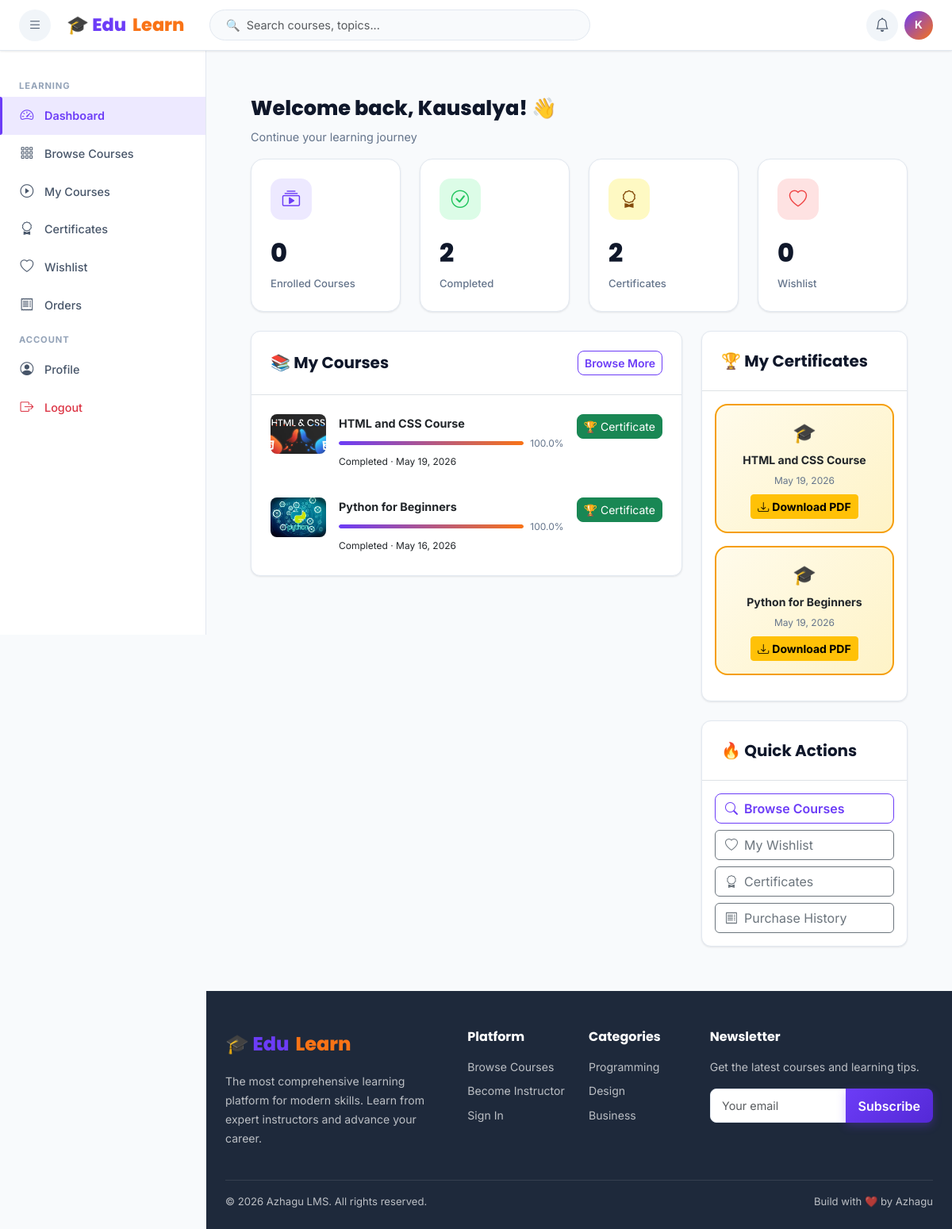
Page /dashboard/ (signed in) on the committed database.
### accounts/models.py (models this page shows, shortened)
class CustomUser(AbstractUser):
    ROLE_CHOICES = [('student','Student'),('instructor','Instructor'),('admin','Admin')]
    role = models.CharField(max_length=20, choices=ROLE_CHOICES, default='student')
    bio = models.TextField(blank=True)
    avatar = models.ImageField(upload_to='avatars/', blank=True, null=True)
    phone = models.CharField(max_length=20, blank=True)
    website = models.URLField(blank=True)
    linkedin = models.URLField(blank=True)
    is_email_verified = models.BooleanField(default=False)
    created_at = models.DateTimeField(auto_now_add=True)
    updated_at = models.DateTimeField(auto_now=True)
    def is_student(self): return self.role == 'student'
    def is_instructor(self): return self.role == 'instructor'
    def is_admin_user(self): return self.role == 'admin' or self.is_staff

### enrollments/models.py (models this page shows, shortened)
class Enrollment(models.Model):
    STATUS = [('active','Active'),('completed','Completed'),('dropped','Dropped')]
    user = models.ForeignKey(settings.AUTH_USER_MODEL, on_delete=models.CASCADE, related_name='enrollments')
    course = models.ForeignKey(Course, on_delete=models.CASCADE, related_name='enrollments')
    status = models.CharField(max_length=20, choices=STATUS, default='active')
    progress = models.FloatField(default=0.0)
    enrolled_at = models.DateTimeField(auto_now_add=True)
    completed_at = models.DateTimeField(null=True, blank=True)
    last_accessed = models.DateTimeField(auto_now=True)
    last_lesson = models.ForeignKey(Lesson, null=True, blank=True, on_delete=models.SET_NULL, related_name='+')
    class Meta:
        unique_together = ['user','course']
        ordering = ['-enrolled_at']

### courses/models.py (models this page shows, shortened)
class Course(models.Model):
    LEVEL_CHOICES = [('beginner','Beginner'),('intermediate','Intermediate'),('advanced','Advanced'),('all','All Levels')]
    STATUS_CHOICES = [('draft','Draft'),('pending','Pending Review'),('published','Published'),('rejected','Rejected')]
    PRICE_TYPE = [('free','Free'),('paid','Paid')]
    title = models.CharField(max_length=200)
    slug = models.SlugField(unique=True, blank=True)
    instructor = models.ForeignKey(settings.AUTH_USER_MODEL, on_delete=models.CASCADE, related_name='courses_taught')
    category = models.ForeignKey(Category, on_delete=models.SET_NULL, null=True, related_name='courses')
    description = models.TextField()
    short_description = models.CharField(max_length=300, blank=True)
    thumbnail = models.ImageField(upload_to='course_thumbnails/', blank=True, null=True)
    preview_video = models.FileField(upload_to='course_previews/', blank=True, null=True)
    level = models.CharField(max_length=20, choices=LEVEL_CHOICES, default='all')
    language = models.CharField(max_length=50, default='English')
    price_type = models.CharField(max_length=10, choices=PRICE_TYPE, default='free')
    price = models.DecimalField(max_digits=10, decimal_places=2, default=0.00)
    discount_price = models.DecimalField(max_digits=10, decimal_places=2, null=True, blank=True)
    status = models.CharField(max_length=20, choices=STATUS_CHOICES, default='draft')
    requirements = models.TextField(blank=True)
    what_you_learn = models.TextField(blank=True)
    tags = models.CharField(max_length=300, blank=True)
    total_duration = models.PositiveIntegerField(default=0, help_text='In minutes')
    total_lessons = models.PositiveIntegerField(default=0)
    total_enrolled = models.PositiveIntegerField(default=0)
    avg_rating = models.FloatField(default=0.0)
    total_ratings = models.PositiveIntegerField(default=0)
    is_featured = models.BooleanField(default=False)
    certificate_available = models.BooleanField(default=True)
    created_at = models.DateTimeField(auto_now_add=True)
    updated_at = models.DateTimeField(auto_now=True)
    published_at = models.DateTimeField(null=True, blank=True)
    class Meta:
        ordering = ['-created_at']

### certificates/models.py (models this page shows, shortened)
class Certificate(models.Model):
    certificate_id = models.UUIDField(default=uuid.uuid4, unique=True, editable=False)
    user = models.ForeignKey(settings.AUTH_USER_MODEL, on_delete=models.CASCADE, related_name='certificates')
    course = models.ForeignKey(Course, on_delete=models.CASCADE, related_name='certificates')
    enrollment = models.ForeignKey('enrollments.Enrollment', on_delete=models.SET_NULL, null=True, blank=True)
    issued_at = models.DateTimeField(auto_now_add=True)
    is_valid = models.BooleanField(default=True)
    class Meta:
        unique_together = ['user','course']
        ordering = ['-issued_at']

### dashboard/views.py (the view)
# urls.py: path('', views.index, name='index'),
@login_required
def index(request):
    user = request.user
    if user.is_admin_user():
        return admin_dashboard(request)
    elif user.is_instructor():
        return instructor_dashboard(request)
    else:
        return student_dashboard(request)

### lms_project/context_processors.py (called while the page is built)
def notifications(request):
    context = {'notifications': [], 'unread_count': 0}
    if request.user.is_authenticated:
        try:
            from courses.models import Notification
            notifs = Notification.objects.filter(user=request.user).order_by('-created_at')[:10]
            context['notifications'] = notifs
            context['unread_count'] = notifs.filter(is_read=False).count()
        except Exception:
            pass
    return context

### templates/dashboard/student.html (shortened to what this page needs)
{% extends 'base.html' %}
{% block content %}
<div class="container-fluid px-4 py-4">
  <div class="dashboard-header">
    <h1 class="page-title">Welcome back, {{ user.first_name|default:user.username }}! 👋</h1>
    <p class="page-subtitle">Continue your learning journey</p>
  </div>
  <div class="row g-4 mb-4">
    <div class="col-sm-6 col-xl-3">
      <div class="card-stat">
        <div class="stat-icon" style="background:#ede9ff;color:var(--primary);"><i class="bi bi-collection-play"></i></div>
        <div class="stat-value">{{ active_enrollments.count }}</div>
        <div class="stat-label">Enrolled Courses</div>
      </div>
    </div>
    <div class="col-sm-6 col-xl-3">
      <div class="card-stat">
        <div class="stat-icon" style="background:#dcfce7;color:var(--success);"><i class="bi bi-check-circle"></i></div>
        <div class="stat-value">{{ completed_enrollments.count }}</div>
        <div class="stat-label">Completed</div>
      </div>
    </div>
    <div class="col-sm-6 col-xl-3">
      <div class="card-stat">
        <div class="stat-icon" style="background:#fef9c3;color:#854d0e;"><i class="bi bi-award"></i></div>
        <div class="stat-value">{{ certificates.count }}</div>
        <div class="stat-label">Certificates</div>
      </div>
    </div>
    <div class="col-sm-6 col-xl-3">
      <div class="card-stat">
        <div class="stat-icon" style="background:#fee2e2;color:var(--danger);"><i class="bi bi-heart"></i></div>
        <div class="stat-value">{{ wishlist_count }}</div>
        <div class="stat-label">Wishlist</div>
      </div>
    </div>
  </div>
  <div class="row g-4">
    <div class="col-lg-8">
      <div class="card">
        <div class="p-4 border-bottom d-flex align-items-center justify-content-between">
          <h5 class="fw-bold mb-0">📚 My Courses</h5>
          <a href="/courses/" class="btn btn-outline-primary btn-sm">Browse More</a>
        </div>
        {% if enrollments %}
        <div class="p-2">
          {% for enrollment in enrollments %}
          <div class="d-flex gap-3 p-3 rounded mb-1" style="transition:.2s;" onmouseover="this.style.background='var(--gray-50)'" onmouseout="this.style.background='transparent'">
            <div style="width:70px;height:50px;border-radius:8px;overflow:hidden;flex-shrink:0;">
              {% if enrollment.course.thumbnail %}
              <img src="{{ enrollment.course.thumbnail.url }}" style="width:100%;height:100%;object-fit:cover;">
              {% else %}
              <div style="width:100%;height:100%;background:var(--primary-light);display:flex;align-items:center;justify-content:center;font-size:1.5rem;">📚</div>
              {% endif %}
            </div>
            <div class="flex-grow-1">
              <div class="fw-bold mb-1" style="font-size:.9rem;">
                <a href="/courses/{{ enrollment.course.slug }}/" class="text-decoration-none" style="color:inherit;">{{ enrollment.course.title }}</a>
              </div>
              <div class="d-flex align-items-center gap-2 mb-1">
                <div class="progress flex-grow-1" style="height:5px;">
                  <div class="progress-bar" style="width:{{ enrollment.progress }}%"></div>
                </div>
                <span style="font-size:.75rem;color:var(--gray-600);white-space:nowrap;">{{ enrollment.progress }}%</span>
              </div>
              <div style="font-size:.75rem;color:var(--gray-500);">{{ enrollment.get_status_display }} · {{ enrollment.enrolled_at|date:"M d, Y" }}</div>
            </div>
            <div class="flex-shrink-0">
              {% if enrollment.status == 'completed' %}
              <a href="/certificates/" class="btn btn-sm btn-success" style="border-radius:8px;">🏆 Certificate</a>
              {% elif enrollment.last_lesson %}
              <a href="/enrollments/learn/{{ enrollment.course.slug }}/{{ enrollment.last_lesson.id }}/" class="btn btn-sm btn-primary" style="border-radius:8px;">Continue</a>
              {% else %}
              <a href="/courses/{{ enrollment.course.slug }}/" class="btn btn-sm btn-outline-primary" style="border-radius:8px;">Start</a>
              {% endif %}
            </div>
          </div>
          {% endfor %}
        </div>
        {% endif %}
      </div>
    </div>
    <div class="col-lg-4">
      {% if certificates %}
      <div class="card mb-4">
        <div class="p-4 border-bottom"><h5 class="fw-bold mb-0">🏆 My Certificates</h5></div>
        <div class="p-3">
          {% for cert in certificates %}
          <div class="cert-card mb-3" style="padding:1rem;">
            <div style="font-size:1.5rem;">🎓</div>
            <div class="fw-bold mt-1 mb-1" style="font-size:.88rem;">{{ cert.course.title|truncatewords:5 }}</div>
            <div style="font-size:.75rem;color:var(--gray-600);">{{ cert.issued_at|date:"M d, Y" }}</div>
            <a href="/certificates/{{ cert.certificate_id }}/download/" class="btn btn-warning btn-sm mt-2 fw-bold">
              <i class="bi bi-download me-1"></i>Download PDF
            </a>
          </div>
          {% endfor %}
        </div>
      </div>
      {% endif %}
      <div class="card">
        <div class="p-4 border-bottom"><h5 class="fw-bold mb-0">🔥 Quick Actions</h5></div>
        <div class="p-3">
          <a href="/courses/" class="btn btn-outline-primary w-100 mb-2 text-start"><i class="bi bi-search me-2"></i>Browse Courses</a>
          <a href="/courses/wishlist/" class="btn btn-outline-secondary w-100 mb-2 text-start"><i class="bi bi-heart me-2"></i>My Wishlist</a>
          <a href="/certificates/" class="btn btn-outline-secondary w-100 mb-2 text-start"><i class="bi bi-award me-2"></i>Certificates</a>
          <a href="/payments/history/" class="btn btn-outline-secondary w-100 text-start"><i class="bi bi-receipt me-2"></i>Purchase History</a>
        </div>
      </div>
    </div>
  </div>
</div>
{% endblock %}

### templates/base.html (shortened to what this page needs)
<!DOCTYPE html>
<html lang="en">
<head>
  <link href="https://cdn.jsdelivr.net/npm/bootstrap@5.3.2/dist/css/bootstrap.min.css" rel="stylesheet">
  <link href="https://cdn.jsdelivr.net/npm/bootstrap-icons@1.11.3/font/bootstrap-icons.css" rel="stylesheet">
  {% load static %}
  <link href="{% static 'css/style.css' %}" rel="stylesheet">
</head>
<body>
{% if user.is_authenticated %}
<nav class="lms-navbar">
  <button class="nav-icon-btn me-1" id="sidebarToggle" title="Toggle sidebar">
    <i class="bi bi-list"></i>
  </button>
  <a class="navbar-brand-logo" href="/">🎓 Edu<span>Learn</span></a>
  <div class="navbar-search d-none d-md-block ms-3">
    <input type="text" class="form-control" id="navSearchInput" placeholder="🔍  Search courses, topics...">
  </div>
  <div class="ms-auto d-flex align-items-center gap-2">
    <div class="dropdown">
      <button class="nav-icon-btn" data-bs-toggle="dropdown" aria-expanded="false">
        <i class="bi bi-bell"></i>
      </button>
    </div>
    <div class="dropdown">
      <div data-bs-toggle="dropdown" aria-expanded="false" style="cursor:pointer;">
        {% if user.avatar %}
        <img src="{{ user.avatar.url }}" class="user-avatar-sm" alt="{{ user.username }}">
        {% else %}
        <div class="user-avatar-placeholder">{{ user.username|first|upper }}</div>
        {% endif %}
      </div>
    </div>
  </div>
</nav>
<div class="lms-sidebar" id="lmsSidebar">
  {% if user.is_student %}
  <div class="sidebar-section-label">Learning</div>
  <a class="sidebar-nav-item" href="/dashboard/"><i class="bi bi-speedometer2"></i> Dashboard</a>
  <a class="sidebar-nav-item" href="/courses/"><i class="bi bi-grid-3x3-gap"></i> Browse Courses</a>
  <a class="sidebar-nav-item" href="/dashboard/student/"><i class="bi bi-play-circle"></i> My Courses</a>
  <a class="sidebar-nav-item" href="/certificates/"><i class="bi bi-award"></i> Certificates</a>
  <a class="sidebar-nav-item" href="/courses/wishlist/"><i class="bi bi-heart"></i> Wishlist</a>
  <a class="sidebar-nav-item" href="/payments/history/"><i class="bi bi-receipt"></i> Orders</a>
  {% endif %}
  <div class="sidebar-section-label">Account</div>
  <a class="sidebar-nav-item" href="/accounts/profile/"><i class="bi bi-person-circle"></i> Profile</a>
  <a class="sidebar-nav-item text-danger" href="/accounts/logout/"><i class="bi bi-box-arrow-right"></i> Logout</a>
</div>
<main class="lms-main {% block main_class %}{% endblock %}">
{% endif %}
{% block content %}{% endblock %}
</main>
{% block show_footer %}
<footer style="background:var(--gray-900);color:rgba(255,255,255,.7);padding:3rem 0 1.5rem;margin-left:{% if user.is_authenticated %}var(--sidebar-w){% else %}0{% endif %};" class="footer-section">
  <div class="container-fluid px-4">
    <div class="row g-4 mb-4">
      <div class="col-lg-4">
        <div class="navbar-brand-logo mb-3" style="font-size:1.5rem;">🎓 Edu<span>Learn</span></div>
        <p style="font-size:.88rem;line-height:1.7;">The most comprehensive learning platform for modern skills. Learn from expert instructors and advance your career.</p>
      </div>
      <div class="col-lg-2 col-md-4">
        <h6 class="text-white fw-bold mb-3">Platform</h6>
        <ul class="list-unstyled" style="font-size:.88rem;">
          <li class="mb-2"><a href="/courses/" class="text-decoration-none" style="color:inherit;">Browse Courses</a></li>
          <li class="mb-2"><a href="/accounts/register/" class="text-decoration-none" style="color:inherit;">Become Instructor</a></li>
          <li class="mb-2"><a href="/accounts/login/" class="text-decoration-none" style="color:inherit;">Sign In</a></li>
        </ul>
      </div>
      <div class="col-lg-2 col-md-4">
        <h6 class="text-white fw-bold mb-3">Categories</h6>
        <ul class="list-unstyled" style="font-size:.88rem;">
          <li class="mb-2"><a href="/courses/?category=programming" class="text-decoration-none" style="color:inherit;">Programming</a></li>
          <li class="mb-2"><a href="/courses/?category=design" class="text-decoration-none" style="color:inherit;">Design</a></li>
          <li class="mb-2"><a href="/courses/?category=business" class="text-decoration-none" style="color:inherit;">Business</a></li>
        </ul>
      </div>
      <div class="col-lg-4 col-md-4">
        <h6 class="text-white fw-bold mb-3">Newsletter</h6>
        <p style="font-size:.88rem;">Get the latest courses and learning tips.</p>
        <div class="input-group mt-2">
          <input type="email" class="form-control" placeholder="Your email" style="border-radius:8px 0 0 8px;">
          <button class="btn btn-primary px-3" style="border-radius:0 8px 8px 0;">Subscribe</button>
        </div>
      </div>
    </div>
    <div class="border-top pt-3 d-flex flex-wrap justify-content-between align-items-center gap-2" style="border-color:rgba(255,255,255,.1)!important;font-size:.82rem;">
      <span>© 2026 Azhagu LMS. All rights reserved.</span>
      <span>Build with ❤️ by Azhagu</a></span>
    </div>
  </div>
</footer>
{% endblock %}
{% load static %}
</body>
</html>

### rows in the picture
CustomUser: username|first "K", first_name "Kausalya"
Enrollment: course.thumbnail (picture), course "HTML and CSS Course", progress "100.0", status "Completed", enrolled_at "May 19, 2026", shows "🏆 Certificate"
Enrollment: course.thumbnail (picture), course "Python for Beginners", progress "100.0", status "Completed", enrolled_at "May 16, 2026", shows "🏆 Certificate"
Certificate: course "HTML and CSS Course", issued_at "May 19, 2026"
Certificate: course "Python for Beginners", issued_at "May 19, 2026"

### other values in the picture
{{ active_enrollments.count }} "0"
{{ completed_enrollments.count }} "2"
{{ certificates.count }} "2"
{{ wishlist_count }} "0"
